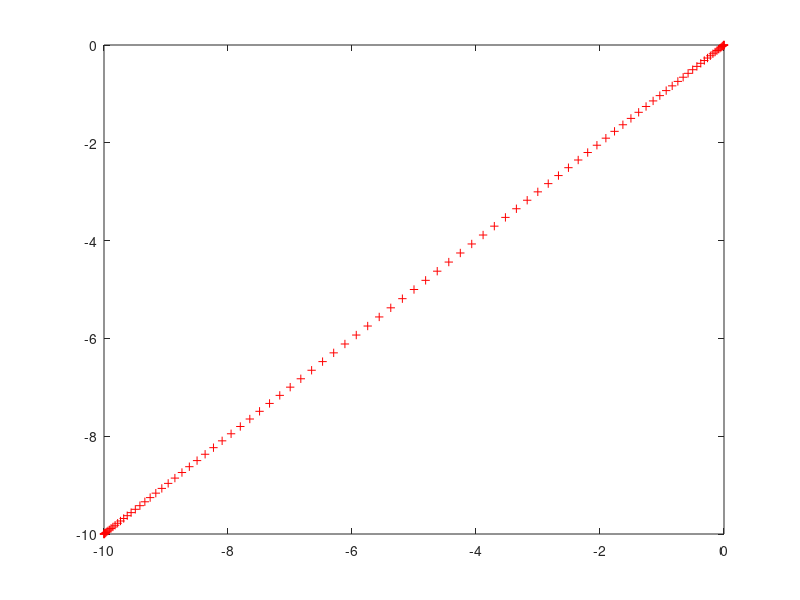

Write the MATLAB code that produced this figure.
% Implementation of a minimum jerk motion algorithm, based on Flash & 
% Hogan (1985)
% 23.8.2018, Wayne Glettig
% Path from (x0, y0) to (xT, yT) with the minimum jerk:
%    (x0, y0) : Start position in x-y plane
%    (xT, yT) : End position in x-y plane
% The algorithm also takes in account start and end velocities v0 & vT
% And plots the result in (x,t), (v,t) and (a,t) plots.


%% INPUT PARAMETERS:
x0=0;  %Start position in x
y0=0;  %Start position in y

xT=-10; %Target position in x
yT=-10; %Target position in y

t0=0;     %Start time 
dt=0.01;  %time step
tT=1;     %End time
%% CALCULATE PROFILE: STEP THROUGH PROFILE WITH GIVEN SAMPLE RATE:
%Vectors for results
T = t0:dt:tT;
X = zeros(length(T),1);
Y = zeros(length(T),1);

for (i = 1:length(T))
   t = T(i);
   
   x = x0 + (x0-xT)*(15*t^4-6*t^5-10*t^3);
   y = y0 + (y0-yT)*(15*t^4-6*t^5-10*t^3);
   
   %Write to vectors
   X(i)=x;
   Y(i)=y;
end


%% PLOT CURVES:    
plot (X,Y,'r+');
% subplot (3,1,1);
% plot(T, X,'r+-');
% hold on;
% ylabel('x(t)[m]');
% 
% subplot (3,1,2);
% plot(T, V,'g+-');
% hold on;
% ylabel('v(t)[m/s]');
% 
% subplot (3,1,3);
% plot(T, A,'b+-');
% hold on;
% ylabel('a(t)[m/s^2]');
% xlabel('t[s]');
